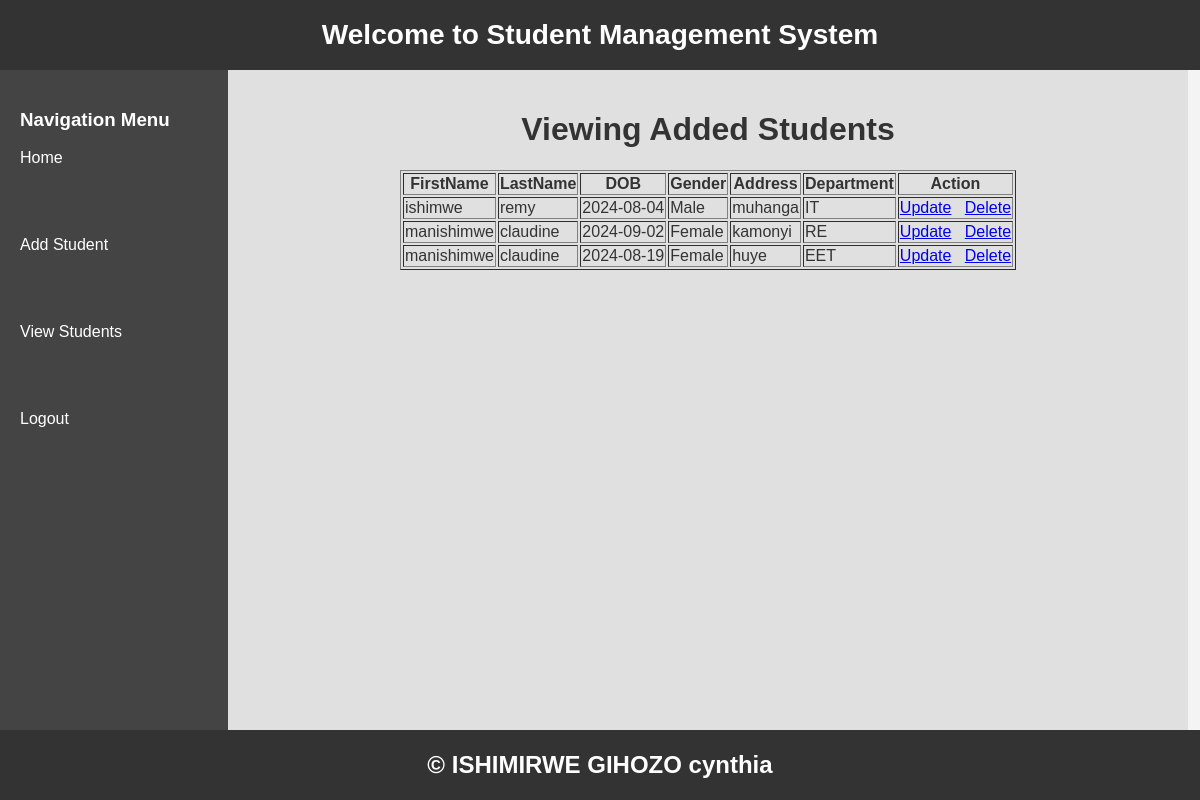
The page /viewstudent.php on the database its author committed.
### tables this page shows
CREATE TABLE `students` (
  `Id` int(7) NOT NULL,
  `FirstName` varchar(50) NOT NULL,
  `LastName` varchar(50) NOT NULL,
  `DOB` date NOT NULL,
  `Gender` varchar(50) NOT NULL,
  `Address` varchar(50) NOT NULL,
  `Department` varchar(50) NOT NULL
);

### viewstudent.php (the view, shortened to what this page needs)
<?php
include'connection.php';
?>
<!DOCTYPE html>
<html lang="en">
<head>
</head>
<body>
    <div id="header">
    <h3>Welcome to Student Management System
    </h3>
    </div>
    <div id="body">
    <div id="nav">
        <h3>Navigation Menu</h3>
        <ul>
        <li><a href="home.php">Home</a></li><br><br><br>
        <li><a href="addstudent.php">Add Student</a></li><br><br><br>
        <li><a href="viewstudent.php">View Students</a></li><br><br><br>
        <li><a href="logout.php">Logout</a></li>
    </ul>
    </div>
    <div id="right">
        <center>
            <h1>Viewing Added Students</h1>
        <table border="1">
            <tr>
                <th>FirstName</th>
                <th>LastName</th>
                <th>DOB</th>
                <th>Gender</th>
                <th>Address</th>
                <th>Department</th>
                <th colspan="2">Action</th>
            </tr>
            <?php
            $select="SELECT * FROM students";
            $q=mysqli_query($conn,$select);
            if(mysqli_num_rows($q)>0){
                while($row=mysqli_fetch_assoc($q)){
                    $fname=$row['FirstName'];
                    $lname=$row['LastName'];
                    $dob=$row['DOB'];
                    $gender=$row['Gender'];
                    $address=$row['Address'];
                    $department=$row['Department'];
            ?>
            <tr>
                <td><?php  echo $fname;?></td>
                <td><?php  echo $lname;?></td>
                <td><?php  echo $dob;?></td>
                <td><?php  echo $gender;?></td>
                <td><?php  echo $address;?></td>
                <td><?php  echo $department;?></td>
                <td>
                    <a href="update.php?Id=<?php echo $row['Id']; ?>">Update</a>&nbsp;&nbsp;
                    <a href="delete.php?Id=<?php echo $row['Id']; ?>">Delete</a>
                </td>
            </tr>
            <?php }} ?>
        </table>
        </center>
    </div>
    </div>
    <div id="footer">
    <center>
        <h2>&copy; ISHIMIRWE GIHOZO cynthia</h2>
    </center>
    </div>
</body>
</html>

### viewstudent.php (style rules this page uses)
body { font-family: Arial, sans-serif; margin: 0; padding: 0; box-sizing: border-box; background-color: #f4f4f4; }
#header { width: 100%; height: 70px; background-color: #333; color: white; display: flex; align-items: center; justify-content: center; font-size: 24px; }
#nav { width: 19%; height: calc(100vh - 140px); background-color: #444; color: white; float: left; padding: 20px; box-sizing: border-box; }
#nav ul { list-style-type: none; padding: 0; }
#nav ul li { margin-bottom: 15px; }
#nav ul li a { text-decoration: none; color: white; display: block; padding: 0px; border-radius: 5px; }
#right { width: 80%; height: calc(100vh - 140px); float: left; padding: 20px; box-sizing: border-box; background-color: #e0e0e0; color: #333; }
#body { width: 100%; height: 400px; border: none; color: black; }
#footer { width: 100%; height: 70px; background-color: #333; color: white; display: flex; align-items: center; justify-content: center; position: relative; clear: both; }

### rows shown on the page
students: FirstName "ishimwe", LastName "remy", DOB "2024-08-04", Gender "Male", Address "muhanga", Department "IT"
students: FirstName "manishimwe", LastName "claudine", DOB "2024-09-02", Gender "Female", Address "kamonyi", Department "RE"
students: FirstName "manishimwe", LastName "claudine", DOB "2024-08-19", Gender "Female", Address "huye", Department "EET"
